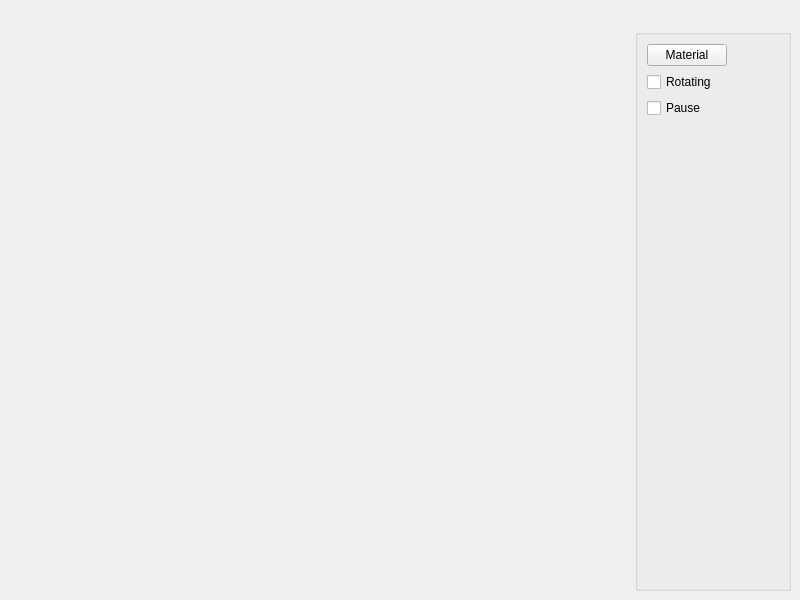
<?xml version="1.0" encoding="UTF-8"?>
<ui version="4.0">
 <class>MainWindow</class>
 <widget class="QMainWindow" name="MainWindow">
  <property name="geometry">
   <rect>
    <x>0</x>
    <y>0</y>
    <width>800</width>
    <height>600</height>
   </rect>
  </property>
  <property name="windowTitle">
   <string>CSB</string>
  </property>
  <widget class="QWidget" name="centralwidget">
   <layout class="QGridLayout" name="s_mainWindowGridLayout">
    <item row="0" column="3">
     <spacer name="horizontalSpacer_5">
      <property name="orientation">
       <enum>Qt::Horizontal</enum>
      </property>
      <property name="sizeHint" stdset="0">
       <size>
        <width>40</width>
        <height>20</height>
       </size>
      </property>
     </spacer>
    </item>
    <item row="0" column="1">
     <spacer name="horizontalSpacer_6">
      <property name="orientation">
       <enum>Qt::Horizontal</enum>
      </property>
      <property name="sizeHint" stdset="0">
       <size>
        <width>40</width>
        <height>20</height>
       </size>
      </property>
     </spacer>
    </item>
    <item row="0" column="4">
     <spacer name="horizontalSpacer">
      <property name="orientation">
       <enum>Qt::Horizontal</enum>
      </property>
      <property name="sizeHint" stdset="0">
       <size>
        <width>40</width>
        <height>20</height>
       </size>
      </property>
     </spacer>
    </item>
    <item row="0" column="2">
     <spacer name="horizontalSpacer_2">
      <property name="orientation">
       <enum>Qt::Horizontal</enum>
      </property>
      <property name="sizeHint" stdset="0">
       <size>
        <width>40</width>
        <height>20</height>
       </size>
      </property>
     </spacer>
    </item>
    <item row="2" column="5">
     <widget class="QGroupBox" name="s_drawGB">
      <property name="title">
       <string/>
      </property>
      <layout class="QGridLayout" name="gridLayout_2">
       <item row="0" column="1">
        <widget class="QPushButton" name="material">
         <property name="text">
          <string>Material</string>
         </property>
        </widget>
       </item>
       <item row="2" column="1">
        <widget class="QCheckBox" name="m_rotating">
         <property name="enabled">
          <bool>true</bool>
         </property>
         <property name="text">
          <string>Rotating</string>
         </property>
         <property name="tristate">
          <bool>false</bool>
         </property>
        </widget>
       </item>
       <item row="4" column="1">
        <spacer name="verticalSpacer">
         <property name="orientation">
          <enum>Qt::Vertical</enum>
         </property>
         <property name="sizeHint" stdset="0">
          <size>
           <width>20</width>
           <height>40</height>
          </size>
         </property>
        </spacer>
       </item>
       <item row="0" column="2">
        <spacer name="horizontalSpacer_3">
         <property name="orientation">
          <enum>Qt::Horizontal</enum>
         </property>
         <property name="sizeHint" stdset="0">
          <size>
           <width>40</width>
           <height>20</height>
          </size>
         </property>
        </spacer>
       </item>
       <item row="3" column="1">
        <widget class="QCheckBox" name="m_isPaused">
         <property name="text">
          <string>Pause</string>
         </property>
        </widget>
       </item>
      </layout>
     </widget>
    </item>
   </layout>
  </widget>
  <widget class="QMenuBar" name="menubar">
   <property name="geometry">
    <rect>
     <x>0</x>
     <y>0</y>
     <width>800</width>
     <height>26</height>
    </rect>
   </property>
  </widget>
 </widget>
 <resources/>
 <connections/>
</ui>
